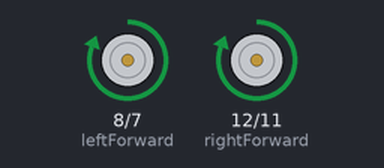
The sketch below on a simulated Arduino Uno, built with avr-gcc and run on an emulated ATmega328P. Shown: motor-driver pin pairs drawn as motors (green arrow = first pin HIGH = forward, orange = second pin HIGH = backward, longer = more drive, scaled by the enable pin).

Above: at 0.5 s.
At 1.5 s:
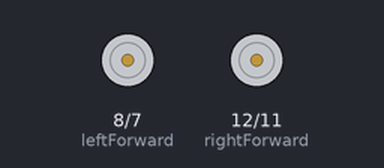
At 5.5 s:
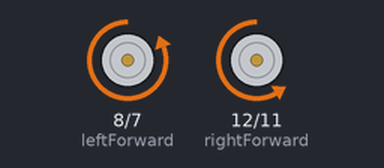
Timing chart, 0 to 6.9 s (numbered marks = the images above):
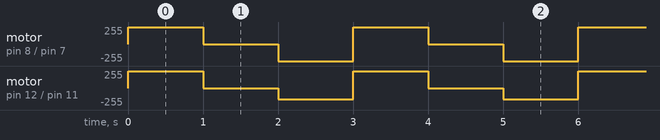

The sketch:

Story_4.ino
```cpp
unsigned int const leftEnable = 9;
unsigned int const leftForward = 8;
unsigned int const leftBackward = 7;
unsigned int const rightEnable = 10;
unsigned int const rightForward = 12;
unsigned int const rightBackward = 11;
unsigned int const power = 171;

void setup()
{
  pinMode(leftEnable, OUTPUT);
  pinMode(leftForward, OUTPUT);
  pinMode(leftBackward, OUTPUT);
  pinMode(rightEnable, OUTPUT);
  pinMode(rightForward, OUTPUT);
  pinMode(rightBackward, OUTPUT);
  digitalWrite(leftEnable, HIGH);
  digitalWrite(rightEnable, HIGH);
}

void loop()
{
  forward();
  delay(1000);
  hardStop();
  delay(1000);
  backward();
  delay(1000);
  hardStop();
}
void hardStop()
{
  digitalWrite(leftEnable, HIGH);
  digitalWrite(rightEnable, HIGH);
  analogWrite(leftForward, 0);
  analogWrite(rightForward, 0);
  analogWrite(leftBackward, 0);
  analogWrite(rightBackward, 0);
}
void forward()
{
  analogWrite(rightForward, power);
  analogWrite(leftForward, power);
  analogWrite(rightBackward, 0);
  analogWrite(leftBackward, 0);
}
void backward()
{
  analogWrite(leftForward, 0);
  analogWrite(rightForward, 0);
  analogWrite(leftBackward, power);
  analogWrite(rightBackward, power);
}
```

Measured:
- by itself, motor on pin 8 (leftForward) / pin 7 (leftBackward): repeats every 3.0 s: stopped 1.0 s, backward 255/255 1.0 s, forward 255/255 1.0 s
- by itself, motor on pin 12 (rightForward) / pin 11 (rightBackward): repeats every 3.0 s: stopped 1.0 s, backward 171/255 1.0 s, forward 255/255 1.0 s
